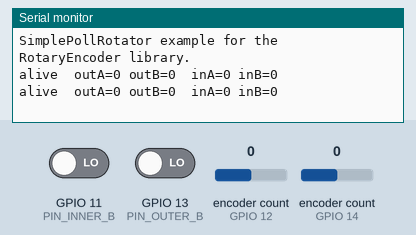
This sketch was run on a simulated ESP32-S3. Parts: the last lines printed to the serial monitor. Inputs (shaded band) come from the test bench; at power-on: encoder count (sensors on GPIO 12, GPIO 14) 0, GPIO 11 (PIN_INNER_B) LOW, GPIO 13 (PIN_OUTER_B) LOW.

Above: at 3.2 s.
3.3 s: encoder count (sensor on GPIO 12) set to 1
At 3.6 s:
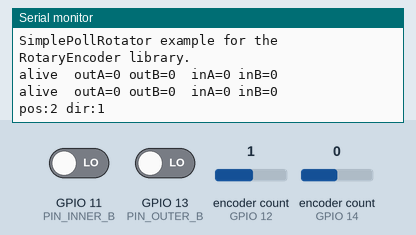
4.8 s: encoder count (sensor on GPIO 14) set to -1
At 5.8 s:
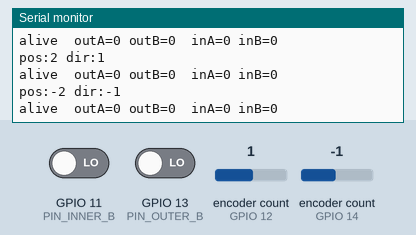
6.3 s: GPIO 11 (PIN_INNER_B) driven HIGH
At 7.6 s:
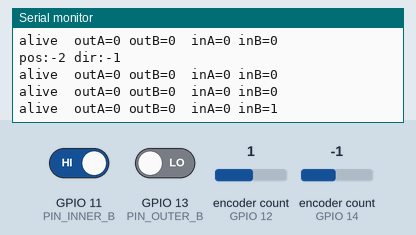
7.8 s: GPIO 13 (PIN_OUTER_B) driven HIGH
At 8.7 s:
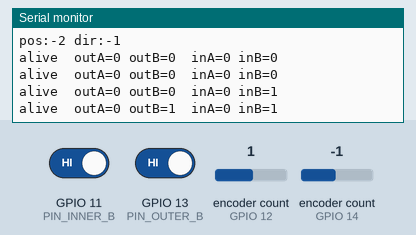
9.3 s: encoder count (sensor on GPIO 12) set to 2
At 10.6 s:
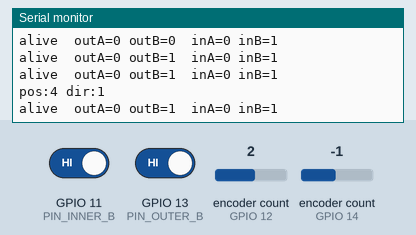
10.8 s: encoder count (sensor on GPIO 14) set to 0
At 11.8 s:
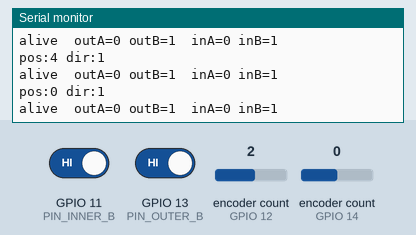
Timing chart, 0 to 13.3 s (numbered marks = the images above; inputs shaded):
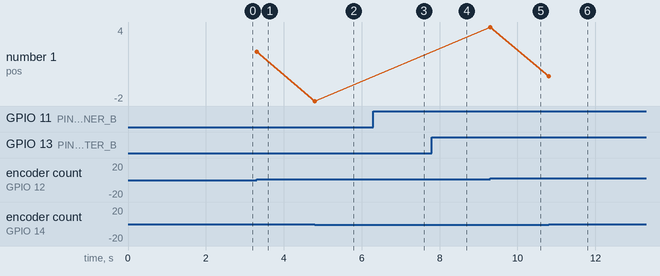

Measured:
- after the input at 3.3 s, the serial monitor: prints a new line at once (image 1)
- after the input at 4.8 s, the serial monitor: prints a new line at once (image 2)
- after the input at 6.3 s, the serial monitor: prints a new line after 0.71 s (image 3)
- after the input at 7.8 s, the serial monitor: prints a new line after 0.21 s (image 4)
- after the input at 9.3 s, the serial monitor: prints a new line at once (image 5)
- after the input at 10.8 s, the serial monitor: prints a new line at once (image 6)
- plotted number 1: 2 → -2 after the input at 4.8 s, -2 → 4 after the input at 9.3 s

The sketch:

rotary_encoder.ino
```cpp
// Rotary encoder
// Video explanation: https://www.youtube.com/watch?v=v4BbSzJ-hz4
// https://www.bitsanddroids.com/post/back-to-basics-dual-concentric-rotary-encoders
// https://github.com/mathertel/RotaryEncoder

// ESP32-S3 Settings:
// Device: ESP32S3 Dev Module
// port: /dev/ttyACM0 (built in USB controller)
// USB CDC Onboot: Enable (Bind Serial.println to onboard USB controller)
// Upload Mode: UART0/Hardware CDC
// USB Mode: Hardware CDC and JTAG

#include <Arduino.h>

// Library: RotaryEncoder Matthias Hertel
#include <RotaryEncoder.h>

// No need for pullup resistors
#define PIN_OUTER_A 14
#define PIN_OUTER_B 13

#define PIN_INNER_A 12
#define PIN_INNER_B 11


// Setup a RotaryEncoder with 2 steps per latch for the 2 signal input pins:
RotaryEncoder encoder_out(PIN_OUTER_A, PIN_OUTER_B, RotaryEncoder::LatchMode::TWO03);
RotaryEncoder encoder_in(PIN_INNER_A, PIN_INNER_B, RotaryEncoder::LatchMode::TWO03);


void setup() {
  Serial.begin(115200);
  delay(2000);  // give USB CDC time to enumerate
  Serial.println("SimplePollRotator example for the RotaryEncoder library.");

}

void loop() {

  static int pos_out = 0;
  static int pos_in = 0;
  static unsigned long last_beat = 0;
  if (millis() - last_beat > 1000) {
    last_beat = millis();
    Serial.printf("alive  outA=%d outB=%d  inA=%d inB=%d\n",
      digitalRead(PIN_OUTER_A), digitalRead(PIN_OUTER_B),
      digitalRead(PIN_INNER_A), digitalRead(PIN_INNER_B));
  }

  encoder_out.tick();
  int newPos_out = encoder_out.getPosition();
  if (pos_out != newPos_out) {
    Serial.print("pos:");
    Serial.print(newPos_out);
    Serial.print(" dir:");
    Serial.println((int)(encoder_out.getDirection()));
    pos_out = newPos_out;
  } // if

  encoder_in.tick();
  int newPos_in = encoder_in.getPosition();
  if (pos_in != newPos_in) {
    Serial.print("pos:");
    Serial.print(newPos_in);
    Serial.print(" dir:");
    Serial.println((int)(encoder_in.getDirection()));
    pos_in = newPos_in;
  } // if


}
```
